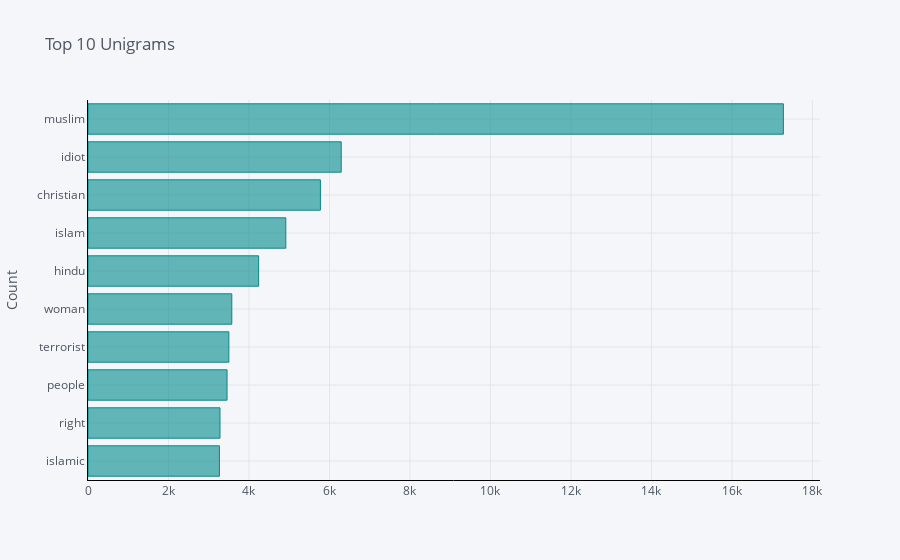

This figure's notebook cell:
### Code cell
unigrams(data,'religion')

### Figure 1 — Plotly figure (JSON) as saved in the notebook; plotly's stock layout.template omitted (floating-point values rounded to 4 significant figures)
{"data": [{"marker": {"color": "rgba(0, 139, 139, 0.6)", "line": {"color": "rgba(0, 139, 139, 1.0)", "width": 1}}, "name": "count", "orientation": "h", "text": "", "type": "bar", "x": [3266, 3280, 3455, 3500, 3573, 4240, 4915, 5775, 6292, 17279], "y": ["islamic", "right", "people", "terrorist", "woman", "hindu", "islam", "christian", "idiot", "muslim"]}], "layout": {"autosize": true, "legend": {"bgcolor": "#F5F6F9", "font": {"color": "#4D5663"}}, "paper_bgcolor": "#F5F6F9", "plot_bgcolor": "#F5F6F9", "title": {"font": {"color": "#4D5663"}, "text": "Top 10 Unigrams"}, "xaxis": {"autorange": true, "gridcolor": "#E1E5ED", "linecolor": "black", "range": [0, 18190.0], "showgrid": true, "tickfont": {"color": "#4D5663"}, "title": {"font": {"color": "#4D5663"}, "text": ""}, "type": "linear", "zerolinecolor": "#E1E5ED"}, "yaxis": {"autorange": true, "gridcolor": "#E1E5ED", "linecolor": "black", "range": [-0.5, 9.5], "showgrid": true, "tickfont": {"color": "#4D5663"}, "title": {"font": {"color": "#4D5663"}, "text": "Count"}, "type": "category", "zerolinecolor": "#E1E5ED"}}}
